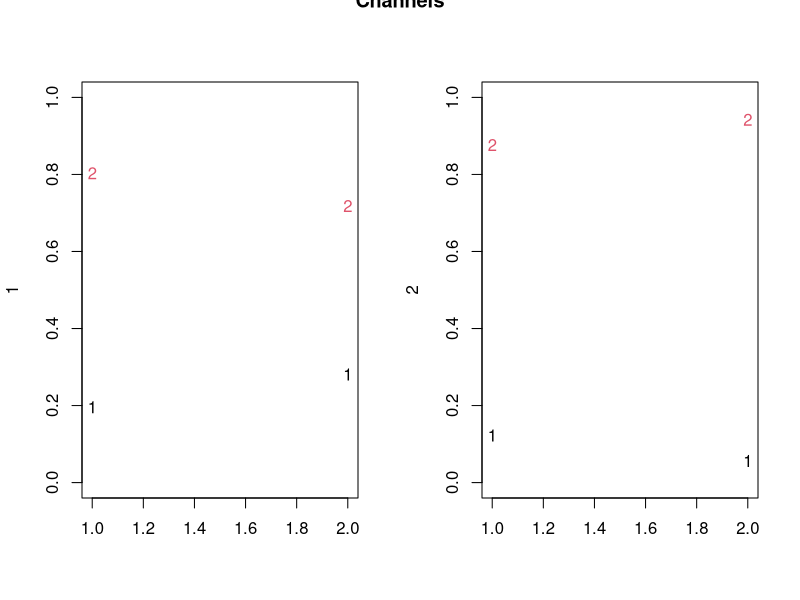
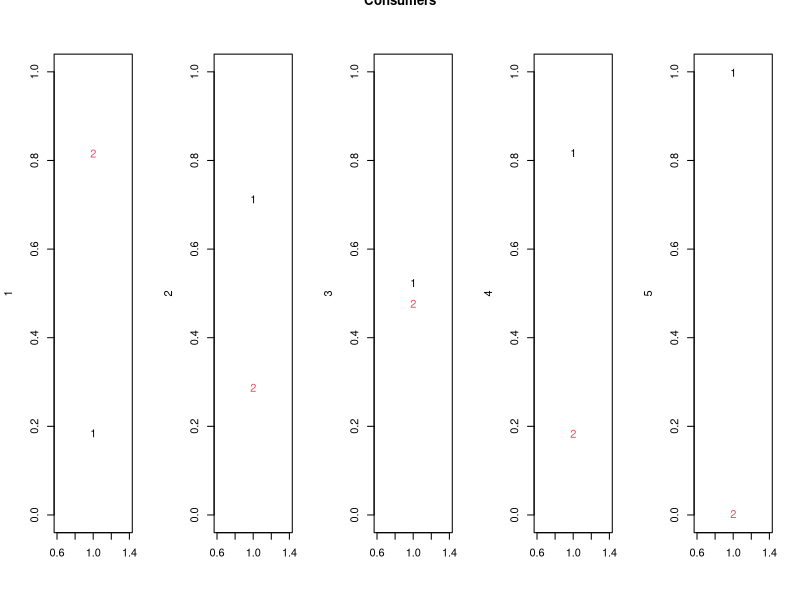

Source code (R) for these figures, in order: (Note: this script raises an error after producing the figures.)
GenPriorVec<-function(s){
  vec<-rexp(s)
  return(vec/sum(vec))
}

GenChannelMatrix<-function(s){
  #Rows represent signals, columns represent states of the world.
  #Columns: States of the world (w)
  #Rows: The probability of sending signal s in a given state of the world w : Pi(s|w)
  #Each column should sum up to 1.
  ChannelMatrix<-matrix(0,nrow=s,ncol=s)
  for(i in 1:s){
    vec<-rexp(s)
    ChannelMatrix[,i]<-(vec/sum(vec))
  }
  return(ChannelMatrix)
}


GenMultipleChannels<-function(n,s){
  #Generates n channels, in a world where the state space has s elements.
  ChanList<-array(dim=c(s,s,n))
  for(i in 1:n){
    ChanList[,,i]<-GenChannelMatrix(s)
  }
  return(ChanList)
  
}

GenMultipleConsumers<-function(n,s){
  #Generates n consumers, in a world where the state space has s elements.
  ConList<-array(dim=c(1,s,n))
  for(i in 1:n){
    ConList[,,i]<-GenPriorVec(s)
  }
  return(ConList)
  
}


ProbOfPosterior<-function(ChannelMat, PriorVec){
  #A channel's signaling strategy generates a distribution over posterior distributions.
  #Given a channel matrix with s signals, there are s possible posteriors.
  #This function calculates the probability of each posterior.
  return(ChannelMat%*%PriorVec)
}

CalcPosterior<-function(ChannelMat, PriorVec){
  #Given a channel's signal matrix and a prior vector, 
  #calculates the posterior matrix.
  #Rows represent signals, and columns represent states of the world.
  #Each row is a different posterior: The posterior realized when the signal is s.
  #So each element is mu_s(w): 
  #The posterior probability assigned to the state w when signal s is observed.
  UnWeighted<-t(t(ChannelMat)*PriorVec)
  Weights<-ProbOfPosterior(ChannelMat,PriorVec)
  for(i in 1:nrow(UnWeighted)){
    UnWeighted[i,]<-UnWeighted[i,]/Weights[i,1]
  }
  return(UnWeighted)
}

ShannonEntropy<-function(PosteriorMatrix){
  #This returns the shannon entropy vector given a posterior matrix.
  #Each row is the SE of the corresponding row in the Posterior Matrix.
  SEvec<-as.matrix(rep(0,nrow(PosteriorMatrix)))
  for(i in 1:nrow(PosteriorMatrix)){
    SEvec[i,]<- -PosteriorMatrix[i,]%*%log(PosteriorMatrix[i,])
  }
  return(SEvec)
}

KLDivergence<-function(PosteriorMatrix,PriorVec){
  #Returns the KL Divergence matrix, between the prior and the posterior distribution matrix.
  #Each row is the KL-Divergence between the prior and the corresponding
  #posterior distribution (row) of the Posterior Matrix.
  LogRatioMatrix<-t(log(t(PosteriorMatrix)/(PriorVec)))
  return(t(t(rowSums(LogRatioMatrix*PosteriorMatrix))))
}

ExpectedCost<-function(ChannelMat,PriorVec,alpha){
  #Returns the expected cost of watching Channel Matrix with the prior distribution PriorVec.
  #Alpha is the weight on Expected Shannon Entropy: expected degree of uncertainty in the posteriors.
  #1-Alpha is the weight on the expected KL Divergence: expected difference between prior and posteriors.
  Posterior<-CalcPosterior(ChannelMat,PriorVec)
  PostProbs<-ProbOfPosterior(ChannelMat,PriorVec)
  SE<-ShannonEntropy(Posterior)
  KLD<-KLDivergence(Posterior,PriorVec)
  return(alpha*sum(SE*PostProbs) + (1-alpha)*sum(KLD*PostProbs))
}


ChooseBestChannel<-function(ChannelList,priorvec,alpha){
  #Chooses the best channel for consumer with the given prior vector.
  MinCost<-.Machine$double.xmax
  Minimizer<-0
  NoChannel<-dim(ChannelList)[3]
  for(i in 1:NoChannel){
    cost<-ExpectedCost(ChannelList[,,i],priorvec,alpha)
    if(cost<MinCost){
      MinCost<-cost
      Minimizer<-i
    }
  }
  return(Minimizer)
  
}


PlotChannels<-function(ChannelList){
  #Plot the signaling strategies of each channel
  NoChannel<-dim(ChannelList)[3]
  par(mfcol=c(1,NoChannel))
  for(i in 1:NoChannel){
    matplot(t(ChannelList[,,i]),ylim = c(0,1),ylab = as.character(i))
  }
  title("Channels",outer="TRUE")
}

PlotConsumers<-function(ConsumerList){
  #Plot the priors for each consumer
  NoCon<-dim(ConsumerList)[3]
  par(mfcol=c(1,NoCon))
  for(i in 1:NoCon){
    matplot(t(ConsumerList[,,i]),ylim = c(0,1),ylab = as.character(i))
  }
  title("Consumers",outer = TRUE)
}


SimulateChoiceRandom<-function(Nconsumers,Nchannels,Nstates,alpha){
  #Simulate the model with random channels and consumers.
  #Choose the number of consumers and channels, and states of the world.
  #Generates random channel strategies and consumer priors.
  #Plots the generated channel strategies and consumer priors.
  #Calculates the optimal choice for each consumer.
  #Plots the consumer prior and the chosen channel's strategy side by side.
  #If there are a large number of consumers and channels,
  #the plot panel in R needs to be modified to be very large,
  #or it will throw an error saying 'figure margins too large'.
  ChannelMat<-GenMultipleChannels(Nchannels,Nstates)
  ConsumerMat<-GenMultipleConsumers(Nconsumers,Nstates)
  PlotChannels(ChannelMat)
  PlotConsumers(ConsumerMat)
  ChoiceVector<-rep(0,dim(ConsumerMat)[3])
  par(mfrow=c(dim(ConsumerMat)[3],2))
  for(i in 1:dim(ConsumerMat)[3]){
    ChoiceVector[i]<-ChooseBestChannel(ChannelMat,ConsumerMat[,,i],alpha)
    matplot(t(ConsumerMat[,,i]),ylim = c(0,1),ylab = as.character(i))
    matplot(t(ChannelMat[,,ChoiceVector[i]]),ylim = c(0,1),ylab = as.character(ChoiceVector[i]))
  }
  title("Choices",outer=TRUE)
  return(ChoiceVector)
}



GenerateChoice<-function(ConsumerMat,ChannelMat,alpha){
  #Generate Choice with pre-made consumer and channel matrices.
  #Plots channel strategies, consumer priors, and the choice.
  #Calculates the optimal choice for each consumer.
  #Plots the consumer prior and the chosen channel's strategy side by side.
  #If there are a large number of consumers and channels,
  #the plot panel in R needs to be modified to be very large,
  #or it will throw an error saying 'figure margins too large'.
  #Returns the choice vector.
  PlotChannels(ChannelMat)
  PlotConsumers(ConsumerMat)
  ChoiceVector<-rep(0,dim(ConsumerMat)[3])
  par(mfrow=c(dim(ConsumerMat)[3],2))
  for(i in 1:dim(ConsumerMat)[3]){
    ChoiceVector[i]<-ChooseBestChannel(ChannelMat,ConsumerMat[,,i],alpha)
    matplot(t(ConsumerMat[,,i]),ylim = c(0,1),ylab = as.character(i))
    matplot(t(ChannelMat[,,ChoiceVector[i]]),ylim = c(0,1),ylab = as.character(ChoiceVector[i]))
  }
  title("Choices",outer=TRUE)
  return(ChoiceVector)
}

SimulateChoiceRandom(5,2,2,0.5)


#2 by 2 by 2 example:

#Can change these number of channels and states
#Make sure to create valid channels
numChannel=2
numState=2
#Make sure to check if the channel is valid:
#Each column should sum up to 1.
ChannelL<-matrix(c(0.9,0.1,0.5,0.5),nrow=numState,ncol=numState)
#How to check column sums:
colSums(ChannelL)
ChannelR<-matrix(c(0.5,0.5,0.1,0.9),nrow=numState,ncol=numState)
Channels<-c(ChannelL,ChannelR)
ChannelList<-array(Channels,dim=c(numState,numState,numChannel))

#Can create extra consumer, just change this number
#Just put a vector with each element corresponding to 
#prior beliefs on that state.
numConsumer=2
ConsumerL<-c(0.8,0.2)
ConsumerR<-c(0.2,0.8)
ConsumerList<-array(c(ConsumerL,ConsumerR),dim=c(1,numState,numConsumer))

GenerateChoice(ConsumerList,ChannelList,0.5)






#2 by 2 by 2 example:

#Can change these number of channels and states
#Make sure to create valid channels
numChannel=2
numState=2
#Make sure to check if the channel is valid:
#Each column should sum up to 1.
ChannelL<-matrix(c(0.9,0.1,0.1,0.9),nrow=numState,ncol=numState)
#How to check column sums:
colSums(ChannelL)
ChannelR<-matrix(c(0.5,0.5,0.3,0.7),nrow=numState,ncol=numState)
Channels<-c(ChannelL,ChannelR)
ChannelList<-array(Channels,dim=c(numState,numState,numChannel))

#Can create extra consumer, just change this number
#Just put a vector with each element corresponding to 
#prior beliefs on that state.
numConsumer=2
ConsumerL<-c(0.9,0.1)
ConsumerR<-c(0.4,0.6)
ConsumerList<-array(c(ConsumerL,ConsumerR),dim=c(1,numState,numConsumer))

GenerateChoice(ConsumerList,ChannelList,0.2)